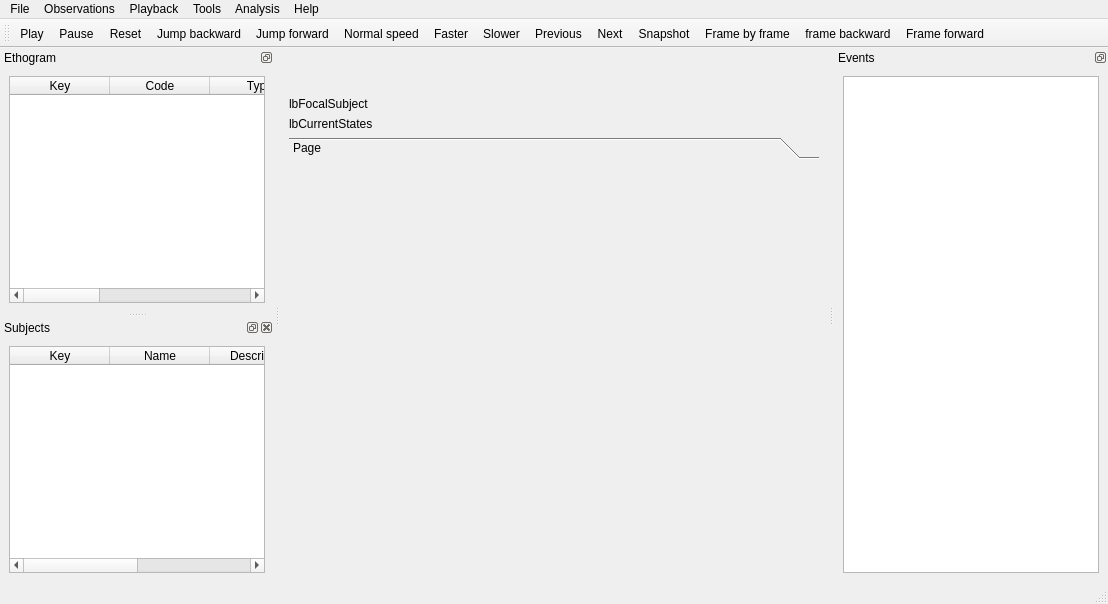
<?xml version="1.0" encoding="UTF-8"?>
<ui version="4.0">
 <class>MainWindow</class>
 <widget class="QMainWindow" name="MainWindow">
  <property name="geometry">
   <rect>
    <x>0</x>
    <y>0</y>
    <width>1108</width>
    <height>604</height>
   </rect>
  </property>
  <property name="windowTitle">
   <string>BORIS</string>
  </property>
  <widget class="QWidget" name="centralwidget">
   <layout class="QHBoxLayout" name="horizontalLayout_2">
    <item>
     <layout class="QHBoxLayout" name="horizontalLayout">
      <item>
       <layout class="QVBoxLayout" name="verticalLayout_3">
        <item>
         <widget class="QLabel" name="lbLogoBoris">
          <property name="text">
           <string/>
          </property>
          <property name="scaledContents">
           <bool>false</bool>
          </property>
          <property name="alignment">
           <set>Qt::AlignCenter</set>
          </property>
         </widget>
        </item>
        <item>
         <widget class="QLabel" name="lbLogoUnito">
          <property name="text">
           <string/>
          </property>
          <property name="textFormat">
           <enum>Qt::AutoText</enum>
          </property>
          <property name="alignment">
           <set>Qt::AlignCenter</set>
          </property>
          <property name="wordWrap">
           <bool>true</bool>
          </property>
         </widget>
        </item>
        <item>
         <widget class="QLabel" name="lbFocalSubject">
          <property name="text">
           <string>lbFocalSubject</string>
          </property>
         </widget>
        </item>
        <item>
         <widget class="QLabel" name="lbCurrentStates">
          <property name="text">
           <string>lbCurrentStates</string>
          </property>
         </widget>
        </item>
        <item>
         <widget class="QToolBox" name="toolBox">
          <property name="enabled">
           <bool>true</bool>
          </property>
          <property name="currentIndex">
           <number>0</number>
          </property>
          <widget class="QWidget" name="page">
           <property name="geometry">
            <rect>
             <x>0</x>
             <y>0</y>
             <width>522</width>
             <height>402</height>
            </rect>
           </property>
           <attribute name="label">
            <string>Page</string>
           </attribute>
          </widget>
         </widget>
        </item>
       </layout>
      </item>
     </layout>
    </item>
   </layout>
  </widget>
  <widget class="QMenuBar" name="menubar">
   <property name="geometry">
    <rect>
     <x>0</x>
     <y>0</y>
     <width>1108</width>
     <height>22</height>
    </rect>
   </property>
   <widget class="QMenu" name="menuHelp">
    <property name="title">
     <string>Help</string>
    </property>
    <addaction name="actionUser_guide"/>
    <addaction name="actionCheckUpdate"/>
    <addaction name="separator"/>
    <addaction name="actionHow_to_cite_BORIS"/>
    <addaction name="actionAbout"/>
   </widget>
   <widget class="QMenu" name="menuFile">
    <property name="title">
     <string>File</string>
    </property>
    <addaction name="actionNew_project"/>
    <addaction name="actionOpen_project"/>
    <addaction name="actionEdit_project"/>
    <addaction name="actionSave_project"/>
    <addaction name="actionSave_project_as"/>
    <addaction name="actionClose_project"/>
    <addaction name="separator"/>
    <addaction name="actionSend_project"/>
    <addaction name="separator"/>
    <addaction name="actionPreferences"/>
    <addaction name="separator"/>
    <addaction name="actionQuit"/>
   </widget>
   <widget class="QMenu" name="menuObservations">
    <property name="title">
     <string>Observations</string>
    </property>
    <widget class="QMenu" name="menuCreate_transitions_matrix">
     <property name="title">
      <string>Create transitions matrix</string>
     </property>
     <addaction name="actionAll_transitions"/>
     <addaction name="actionFrequencies_of_transitions_after_behaviors"/>
     <addaction name="actionNumber_of_transitions"/>
    </widget>
    <addaction name="actionNew_observation"/>
    <addaction name="actionOpen_observation"/>
    <addaction name="actionEdit_observation_2"/>
    <addaction name="actionObservationsList"/>
    <addaction name="actionOpen_observation_2"/>
    <addaction name="actionEdit_observation"/>
    <addaction name="separator"/>
    <addaction name="actionClose_observation"/>
    <addaction name="separator"/>
    <addaction name="actionLoad_observations_file"/>
    <addaction name="separator"/>
    <addaction name="actionAdd_event"/>
    <addaction name="actionEdit_selected_events"/>
    <addaction name="actionFind_events"/>
    <addaction name="actionFind_replace_events"/>
    <addaction name="actionCheckStateEvents"/>
    <addaction name="actionSelect_observations"/>
    <addaction name="separator"/>
    <addaction name="actionDelete_selected_observations"/>
    <addaction name="actionDelete_all_observations"/>
    <addaction name="separator"/>
    <addaction name="separator"/>
    <addaction name="actionExportEvents"/>
    <addaction name="actionExport_aggregated_events"/>
    <addaction name="actionExportEventString"/>
    <addaction name="actionExport_events_as_Praat_TextGrid"/>
    <addaction name="separator"/>
    <addaction name="menuCreate_subtitles_2"/>
    <addaction name="actionMedia_file_information"/>
    <addaction name="actionExtract_events_from_media_files"/>
    <addaction name="separator"/>
    <addaction name="menuCreate_transitions_matrix"/>
   </widget>
   <widget class="QMenu" name="menuAnalyze">
    <property name="title">
     <string>Analysis</string>
    </property>
    <addaction name="actionTime_budget"/>
    <addaction name="actionTime_budget_by_behaviors_category"/>
    <addaction name="actionVisualize_data"/>
   </widget>
   <widget class="QMenu" name="menuPlayback">
    <property name="title">
     <string>Playback</string>
    </property>
    <widget class="QMenu" name="menuZoom1">
     <property name="title">
      <string>Zoom player #1</string>
     </property>
     <addaction name="actionZoom1_fitwindow"/>
     <addaction name="actionZoom1_1_4"/>
     <addaction name="actionZoom1_1_2"/>
     <addaction name="actionZoom1_1_1"/>
     <addaction name="actionZoom1_2_1"/>
    </widget>
    <widget class="QMenu" name="menuZoom2">
     <property name="title">
      <string>Zoom player #2</string>
     </property>
     <addaction name="actionZoom2_fitwindow"/>
     <addaction name="actionZoom2_1_4"/>
     <addaction name="actionZoom2_1_2"/>
     <addaction name="actionZoom2_1_1"/>
     <addaction name="actionZoom2_2_1"/>
    </widget>
    <addaction name="actionJumpForward"/>
    <addaction name="actionJumpBackward"/>
    <addaction name="actionJumpTo"/>
    <addaction name="separator"/>
    <addaction name="menuZoom1"/>
    <addaction name="menuZoom2"/>
    <addaction name="separator"/>
    <addaction name="actionPlay"/>
    <addaction name="actionPause"/>
    <addaction name="actionPrevious"/>
    <addaction name="actionNext"/>
   </widget>
   <widget class="QMenu" name="menuTools">
    <property name="title">
     <string>Tools</string>
    </property>
    <widget class="QMenu" name="menuTransitions_flow_diagram">
     <property name="title">
      <string>Transitions flow diagram</string>
     </property>
     <addaction name="actionCreate_transitions_flow_diagram"/>
     <addaction name="actionCreate_transitions_flow_diagram_2"/>
    </widget>
    <addaction name="actionShow_spectrogram"/>
    <addaction name="actionDistance"/>
    <addaction name="actionBehaviors_map"/>
    <addaction name="separator"/>
    <addaction name="actionMapCreator"/>
    <addaction name="actionRecode_resize_video"/>
    <addaction name="actionMedia_file_information_2"/>
    <addaction name="menuTransitions_flow_diagram"/>
   </widget>
   <addaction name="menuFile"/>
   <addaction name="menuObservations"/>
   <addaction name="menuPlayback"/>
   <addaction name="menuTools"/>
   <addaction name="menuAnalyze"/>
   <addaction name="menuHelp"/>
  </widget>
  <widget class="QToolBar" name="toolBar">
   <property name="enabled">
    <bool>true</bool>
   </property>
   <property name="windowTitle">
    <string>toolBar</string>
   </property>
   <property name="toolTip">
    <string/>
   </property>
   <attribute name="toolBarArea">
    <enum>TopToolBarArea</enum>
   </attribute>
   <attribute name="toolBarBreak">
    <bool>false</bool>
   </attribute>
   <addaction name="actionPlay"/>
   <addaction name="actionPause"/>
   <addaction name="actionReset"/>
   <addaction name="actionJumpBackward"/>
   <addaction name="actionJumpForward"/>
   <addaction name="actionNormalSpeed"/>
   <addaction name="actionFaster"/>
   <addaction name="actionSlower"/>
   <addaction name="actionPrevious"/>
   <addaction name="actionNext"/>
   <addaction name="actionSnapshot"/>
   <addaction name="actionFrame_by_frame"/>
   <addaction name="actionFrame_backward"/>
   <addaction name="actionFrame_forward"/>
  </widget>
  <widget class="QDockWidget" name="dwEthogram">
   <property name="floating">
    <bool>false</bool>
   </property>
   <property name="features">
    <set>QDockWidget::DockWidgetFloatable|QDockWidget::DockWidgetMovable</set>
   </property>
   <property name="windowTitle">
    <string>Ethogram</string>
   </property>
   <attribute name="dockWidgetArea">
    <number>1</number>
   </attribute>
   <widget class="QWidget" name="dockWidgetContents_3">
    <layout class="QVBoxLayout" name="verticalLayout_5">
     <item>
      <layout class="QVBoxLayout" name="verticalLayout_4">
       <item>
        <widget class="QTableWidget" name="twEthogram">
         <property name="focusPolicy">
          <enum>Qt::NoFocus</enum>
         </property>
         <property name="editTriggers">
          <set>QAbstractItemView::NoEditTriggers</set>
         </property>
         <property name="alternatingRowColors">
          <bool>true</bool>
         </property>
         <property name="selectionMode">
          <enum>QAbstractItemView::SingleSelection</enum>
         </property>
         <property name="selectionBehavior">
          <enum>QAbstractItemView::SelectRows</enum>
         </property>
         <column>
          <property name="text">
           <string>Key</string>
          </property>
         </column>
         <column>
          <property name="text">
           <string>Code</string>
          </property>
         </column>
         <column>
          <property name="text">
           <string>Type</string>
          </property>
         </column>
         <column>
          <property name="text">
           <string>Description</string>
          </property>
         </column>
         <column>
          <property name="text">
           <string>Modifiers</string>
          </property>
         </column>
         <column>
          <property name="text">
           <string>Excluded</string>
          </property>
         </column>
        </widget>
       </item>
      </layout>
     </item>
    </layout>
   </widget>
  </widget>
  <widget class="QStatusBar" name="statusbar">
   <property name="sizeGripEnabled">
    <bool>true</bool>
   </property>
  </widget>
  <widget class="QDockWidget" name="dwObservations">
   <property name="focusPolicy">
    <enum>Qt::NoFocus</enum>
   </property>
   <property name="floating">
    <bool>false</bool>
   </property>
   <property name="features">
    <set>QDockWidget::DockWidgetFloatable|QDockWidget::DockWidgetMovable</set>
   </property>
   <property name="windowTitle">
    <string>Events</string>
   </property>
   <attribute name="dockWidgetArea">
    <number>2</number>
   </attribute>
   <widget class="QWidget" name="dockWidgetContents_2">
    <layout class="QVBoxLayout" name="verticalLayout_7">
     <item>
      <layout class="QVBoxLayout" name="verticalLayout">
       <item>
        <widget class="QTableWidget" name="twEvents">
         <property name="enabled">
          <bool>true</bool>
         </property>
         <property name="focusPolicy">
          <enum>Qt::NoFocus</enum>
         </property>
         <property name="autoScroll">
          <bool>false</bool>
         </property>
         <property name="editTriggers">
          <set>QAbstractItemView::NoEditTriggers</set>
         </property>
         <property name="tabKeyNavigation">
          <bool>false</bool>
         </property>
         <property name="showDropIndicator" stdset="0">
          <bool>false</bool>
         </property>
         <property name="dragDropOverwriteMode">
          <bool>false</bool>
         </property>
         <property name="alternatingRowColors">
          <bool>true</bool>
         </property>
         <property name="selectionMode">
          <enum>QAbstractItemView::ExtendedSelection</enum>
         </property>
         <property name="selectionBehavior">
          <enum>QAbstractItemView::SelectRows</enum>
         </property>
        </widget>
       </item>
      </layout>
     </item>
    </layout>
   </widget>
  </widget>
  <widget class="QDockWidget" name="dwSubjects">
   <property name="floating">
    <bool>false</bool>
   </property>
   <property name="windowTitle">
    <string>Subjects</string>
   </property>
   <attribute name="dockWidgetArea">
    <number>1</number>
   </attribute>
   <widget class="QWidget" name="dockWidgetContents">
    <layout class="QVBoxLayout" name="verticalLayout_2">
     <item>
      <widget class="QTableWidget" name="twSubjects">
       <property name="focusPolicy">
        <enum>Qt::NoFocus</enum>
       </property>
       <property name="editTriggers">
        <set>QAbstractItemView::NoEditTriggers</set>
       </property>
       <property name="alternatingRowColors">
        <bool>true</bool>
       </property>
       <property name="selectionBehavior">
        <enum>QAbstractItemView::SelectRows</enum>
       </property>
       <column>
        <property name="text">
         <string>Key</string>
        </property>
       </column>
       <column>
        <property name="text">
         <string>Name</string>
        </property>
       </column>
       <column>
        <property name="text">
         <string>Description</string>
        </property>
       </column>
       <column>
        <property name="text">
         <string>Current state(s)</string>
        </property>
       </column>
      </widget>
     </item>
    </layout>
   </widget>
  </widget>
  <action name="actionDocumentation">
   <property name="text">
    <string>Documentation</string>
   </property>
  </action>
  <action name="actionAbout">
   <property name="text">
    <string>About</string>
   </property>
  </action>
  <action name="actionQuit">
   <property name="text">
    <string>Quit</string>
   </property>
  </action>
  <action name="actionPause">
   <property name="text">
    <string>Pause</string>
   </property>
   <property name="toolTip">
    <string>Pause</string>
   </property>
  </action>
  <action name="actionPlay">
   <property name="text">
    <string>Play</string>
   </property>
  </action>
  <action name="actionOpen_video_file">
   <property name="text">
    <string>Open media file</string>
   </property>
  </action>
  <action name="actionReset">
   <property name="text">
    <string>Reset</string>
   </property>
  </action>
  <action name="actionFaster">
   <property name="enabled">
    <bool>true</bool>
   </property>
   <property name="text">
    <string>Faster</string>
   </property>
  </action>
  <action name="actionSlower">
   <property name="enabled">
    <bool>true</bool>
   </property>
   <property name="text">
    <string>Slower</string>
   </property>
  </action>
  <action name="actionJumpForward">
   <property name="text">
    <string>Jump forward</string>
   </property>
  </action>
  <action name="actionLoad_configuration">
   <property name="text">
    <string>Load configuration</string>
   </property>
  </action>
  <action name="actionDelete_selected_observations">
   <property name="text">
    <string>Delete selected events</string>
   </property>
  </action>
  <action name="actionDelete_all_observations">
   <property name="text">
    <string>Delete all events</string>
   </property>
  </action>
  <action name="actionSort_observations">
   <property name="text">
    <string>Sort events</string>
   </property>
  </action>
  <action name="actionLoad_observations_file">
   <property name="text">
    <string>Import observations</string>
   </property>
  </action>
  <action name="actionSelect_observations">
   <property name="text">
    <string>Select events from interval</string>
   </property>
  </action>
  <action name="actionConfigure_states_and_events">
   <property name="enabled">
    <bool>false</bool>
   </property>
   <property name="text">
    <string>Configure states and events</string>
   </property>
  </action>
  <action name="actionEdit_event">
   <property name="text">
    <string>Edit event</string>
   </property>
  </action>
  <action name="actionLoad_configuration_file">
   <property name="text">
    <string>Load state and events configuration file</string>
   </property>
  </action>
  <action name="actionMedia_file_information">
   <property name="text">
    <string>Media file information</string>
   </property>
  </action>
  <action name="actionStart_live_observation">
   <property name="text">
    <string>Start observation without media file</string>
   </property>
  </action>
  <action name="actionNew_project">
   <property name="text">
    <string>New project</string>
   </property>
   <property name="shortcut">
    <string>Ctrl+N</string>
   </property>
  </action>
  <action name="actionTime_budget">
   <property name="text">
    <string>Time budget</string>
   </property>
  </action>
  <action name="actionSave_project">
   <property name="text">
    <string>Save project</string>
   </property>
   <property name="shortcut">
    <string>Ctrl+S</string>
   </property>
  </action>
  <action name="actionOpen_project">
   <property name="text">
    <string>Open project</string>
   </property>
   <property name="shortcut">
    <string>Ctrl+O</string>
   </property>
  </action>
  <action name="actionSet_offset">
   <property name="text">
    <string>Set time offset</string>
   </property>
  </action>
  <action name="actionEdit_project">
   <property name="text">
    <string>Edit project</string>
   </property>
  </action>
  <action name="actionSave_project_as">
   <property name="text">
    <string>Save project as ...</string>
   </property>
  </action>
  <action name="actionVisualize_data">
   <property name="text">
    <string>Plot events</string>
   </property>
  </action>
  <action name="actionPreferences">
   <property name="text">
    <string>Preferences</string>
   </property>
  </action>
  <action name="actionNew_observation">
   <property name="text">
    <string>New observation</string>
   </property>
  </action>
  <action name="actionSave_observation">
   <property name="text">
    <string>Save current observation</string>
   </property>
  </action>
  <action name="actionClose_observation">
   <property name="text">
    <string>Close observation</string>
   </property>
  </action>
  <action name="actionEdit_current_observation">
   <property name="enabled">
    <bool>false</bool>
   </property>
   <property name="text">
    <string>Edit current observation</string>
   </property>
  </action>
  <action name="actionOpen_observation_2">
   <property name="enabled">
    <bool>false</bool>
   </property>
   <property name="text">
    <string>Open observation</string>
   </property>
   <property name="visible">
    <bool>false</bool>
   </property>
  </action>
  <action name="actionAdd_event">
   <property name="text">
    <string>Add event</string>
   </property>
  </action>
  <action name="actionDeselectCurrentSubject">
   <property name="text">
    <string>Deselect current subject</string>
   </property>
  </action>
  <action name="actionNext">
   <property name="text">
    <string>Next</string>
   </property>
   <property name="toolTip">
    <string>Next media file</string>
   </property>
   <property name="iconVisibleInMenu">
    <bool>false</bool>
   </property>
  </action>
  <action name="actionPrevious">
   <property name="text">
    <string>Previous</string>
   </property>
   <property name="toolTip">
    <string>Previous media file</string>
   </property>
  </action>
  <action name="actionJumpTo">
   <property name="enabled">
    <bool>true</bool>
   </property>
   <property name="text">
    <string>Jump to specific time</string>
   </property>
  </action>
  <action name="actionJumpBackward">
   <property name="text">
    <string>Jump backward</string>
   </property>
   <property name="toolTip">
    <string>Jump backward</string>
   </property>
  </action>
  <action name="actionEdit_observation">
   <property name="enabled">
    <bool>false</bool>
   </property>
   <property name="text">
    <string>Edit observation</string>
   </property>
   <property name="visible">
    <bool>false</bool>
   </property>
  </action>
  <action name="actionCheckUpdate">
   <property name="text">
    <string>Check for updates</string>
   </property>
  </action>
  <action name="actionExportEvents">
   <property name="text">
    <string>Export events</string>
   </property>
  </action>
  <action name="actionExportEventString">
   <property name="text">
    <string>Export events as behavioural strings</string>
   </property>
  </action>
  <action name="actionClose_project">
   <property name="text">
    <string>Close project</string>
   </property>
  </action>
  <action name="actionObservationsList">
   <property name="text">
    <string>Observations list</string>
   </property>
  </action>
  <action name="actionMapCreator">
   <property name="text">
    <string>Modifiers coding map creator</string>
   </property>
  </action>
  <action name="actionNormalSpeed">
   <property name="text">
    <string>Normal speed</string>
   </property>
  </action>
  <action name="actionSnapshot">
   <property name="text">
    <string>Snapshot</string>
   </property>
  </action>
  <action name="actionFrame_by_frame">
   <property name="checkable">
    <bool>true</bool>
   </property>
   <property name="text">
    <string>Frame by frame</string>
   </property>
  </action>
  <action name="actionExportEventsSQL">
   <property name="text">
    <string>Structured Query Language (SQL)</string>
   </property>
  </action>
  <action name="actionAggregatedEventsTabularFormat">
   <property name="text">
    <string>Tab Separated Values (tsv)</string>
   </property>
  </action>
  <action name="actionOpen_observation">
   <property name="text">
    <string>Open observation</string>
   </property>
  </action>
  <action name="actionExportEventTabular_ODS">
   <property name="text">
    <string>Open Document Spreadsheet (ods)</string>
   </property>
  </action>
  <action name="actionAaaa">
   <property name="text">
    <string>aaaa</string>
   </property>
  </action>
  <action name="menuCreate_subtitles_2">
   <property name="text">
    <string>Create subtitles</string>
   </property>
  </action>
  <action name="actionExportEventTabular_XLS">
   <property name="text">
    <string>Microsoft Excel format (xls)</string>
   </property>
  </action>
  <action name="actionUser_guide">
   <property name="text">
    <string>User guide</string>
   </property>
  </action>
  <action name="actionEdit_observation_2">
   <property name="text">
    <string>Edit observation</string>
   </property>
  </action>
  <action name="actionCheckStateEvents">
   <property name="text">
    <string>Check state events</string>
   </property>
  </action>
  <action name="actionRunEventOutside">
   <property name="text">
    <string>Run Events Outside</string>
   </property>
  </action>
  <action name="actionEdit_selected_events">
   <property name="text">
    <string>Edit selected event(s)</string>
   </property>
  </action>
  <action name="actionShow_spectrogram">
   <property name="text">
    <string>Show spectrogram</string>
   </property>
  </action>
  <action name="actionExport_events_as_Praat_TextGrid">
   <property name="text">
    <string>Export events as Praat TextGrid</string>
   </property>
  </action>
  <action name="actionExtract_events_from_media_files">
   <property name="text">
    <string>Extract sequences from media files</string>
   </property>
  </action>
  <action name="actionDistance">
   <property name="text">
    <string>Geometric measurement</string>
   </property>
  </action>
  <action name="actionFrame_forward">
   <property name="text">
    <string>Frame forward</string>
   </property>
  </action>
  <action name="actionFrame_backward">
   <property name="text">
    <string>frame backward</string>
   </property>
  </action>
  <action name="actionFilterBehaviors">
   <property name="text">
    <string>Filter behaviors</string>
   </property>
  </action>
  <action name="actionShowAllBehaviors">
   <property name="text">
    <string>Show all behaviors</string>
   </property>
   <property name="toolTip">
    <string>Show all behaviors</string>
   </property>
  </action>
  <action name="actionExport_aggregated_events">
   <property name="text">
    <string>Export aggregated events</string>
   </property>
  </action>
  <action name="actionBehaviors_map">
   <property name="text">
    <string>Coding pad</string>
   </property>
  </action>
  <action name="actionTime_budget_by_behaviors_category">
   <property name="text">
    <string>Time budget by behaviors category</string>
   </property>
  </action>
  <action name="actionExport_events_as_SDIS_file">
   <property name="text">
    <string>Export events as SDIS file</string>
   </property>
  </action>
  <action name="actionRecode_resize_video">
   <property name="text">
    <string>Re-encode/resize video</string>
   </property>
  </action>
  <action name="actionMedia_file_information_2">
   <property name="text">
    <string>Media file information</string>
   </property>
  </action>
  <action name="actionCreate_transitions_flow_diagram">
   <property name="text">
    <string>Create transitions DOT script</string>
   </property>
  </action>
  <action name="actionCreate_transitions_flow_diagram_2">
   <property name="text">
    <string>Create transitions flow diagram</string>
   </property>
  </action>
  <action name="actionAll_transitions">
   <property name="text">
    <string>Frequencies of transitions</string>
   </property>
  </action>
  <action name="actionNumber_of_transitions">
   <property name="text">
    <string>Number of transitions</string>
   </property>
  </action>
  <action name="actionFrequencies_of_transitions_after_behaviors">
   <property name="text">
    <string>Frequencies of transitions after behaviors</string>
   </property>
  </action>
  <action name="actionFind_replace_events">
   <property name="text">
    <string>Find/replace in events</string>
   </property>
  </action>
  <action name="actionFind_events">
   <property name="text">
    <string>Find in events</string>
   </property>
   <property name="toolTip">
    <string>Find</string>
   </property>
  </action>
  <action name="actionHow_to_cite_BORIS">
   <property name="text">
    <string>How to cite BORIS</string>
   </property>
  </action>
  <action name="actionZoom1_1_1">
   <property name="checkable">
    <bool>true</bool>
   </property>
   <property name="text">
    <string>1:1 Original</string>
   </property>
  </action>
  <action name="actionZoom1_2_1">
   <property name="checkable">
    <bool>true</bool>
   </property>
   <property name="text">
    <string>2:1 Double</string>
   </property>
  </action>
  <action name="actionZoom1_1_2">
   <property name="checkable">
    <bool>true</bool>
   </property>
   <property name="text">
    <string>1:2 Half</string>
   </property>
  </action>
  <action name="actionZoom1_1_4">
   <property name="checkable">
    <bool>true</bool>
   </property>
   <property name="text">
    <string>1:4 Quarter</string>
   </property>
  </action>
  <action name="actionZoom1_fitwindow">
   <property name="checkable">
    <bool>true</bool>
   </property>
   <property name="text">
    <string>Fit to window</string>
   </property>
  </action>
  <action name="actionZoom2_fitwindow">
   <property name="checkable">
    <bool>true</bool>
   </property>
   <property name="text">
    <string>Fit to window</string>
   </property>
  </action>
  <action name="actionZoom2_1_4">
   <property name="checkable">
    <bool>true</bool>
   </property>
   <property name="text">
    <string>1:4 Quarter</string>
   </property>
  </action>
  <action name="actionZoom2_1_2">
   <property name="checkable">
    <bool>true</bool>
   </property>
   <property name="text">
    <string>1:2 Half</string>
   </property>
  </action>
  <action name="actionZoom2_1_1">
   <property name="checkable">
    <bool>true</bool>
   </property>
   <property name="text">
    <string>1:1 Original</string>
   </property>
  </action>
  <action name="actionZoom2_2_1">
   <property name="checkable">
    <bool>true</bool>
   </property>
   <property name="text">
    <string>2:1 Double</string>
   </property>
  </action>
  <action name="actionFilterSubjects">
   <property name="text">
    <string>Filter subjects</string>
   </property>
   <property name="toolTip">
    <string>Filter subjects</string>
   </property>
  </action>
  <action name="actionShowAllSubjects">
   <property name="text">
    <string>Show all subjects</string>
   </property>
   <property name="toolTip">
    <string>Show all subjects</string>
   </property>
  </action>
  <action name="actionSend_project">
   <property name="text">
    <string>Project server</string>
   </property>
  </action>
 </widget>
 <resources/>
 <connections/>
</ui>
